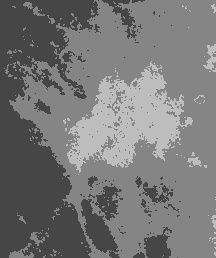
#> input picture temp/EM_cluster_3.jpg, 216 x 258 px, given in place of GT_mask.jpg, which was not available
$ jupyter execute --allow-errors 'managing the data.ipynb'   (text cells are left out)
#> lines starting #> are read from the running program, lines starting #| are printed output that depends on the picture; after the words box and inside, x2 and y2 are one past the last pixel; in counts of white or black regions, pixels touching at a corner belong together; long printed decimals are rounded; pictures that were not available may be replaced by others from this repository, and a replacement may not be noted
### Traitement_image/Restore_image.py
from PIL import Image, ImageOps
from matplotlib import cm
import numpy as np


def restore_mask(mask_path_gt_path, result_segmentation_path, shape_roi, center_roi):

    # Opening the primary image (used in background)
    image = Image.open(mask_path_gt_path)
    width, height = image.size
    myarray = np.zeros((height, width))
    img1 = Image.fromarray(np.uint8(cm.gist_earth(myarray) * 255))

    # Opening the secondary image (overlay image)
    img2 = Image.open(result_segmentation_path)
    img2 = ImageOps.grayscale(img2)

    # Pasting img2 image on top of img1
    # starting at coordinates (0, 0)
    y = center_roi[1]
    x = center_roi[0]
    h = shape_roi[0]
    w = shape_roi[1]
    img1.paste(img2, (y - (h // 2), x - (w // 2)), mask=img2)
    return img1

### managing the data.ipynb
[cell 1]
import cv2
import pandas as pd
from skimage import filters
from skimage.measure import regionprops
from skimage.color import label2rgb
import matplotlib.pyplot as plt
import matplotlib.image as mpimg
import os

[cell 2]
parent_dir = r"C:\Users\Asus\Desktop\PCD\Raw DATASET"
new_dir=r"C:\Users\Asus\Desktop\PCD\Organized dataset\preprocessed_dataset"
mode = 0o666

#> (a cell that did not finish here is left out)

#> (a cell that did not finish here is left out)

#> (a cell that did not finish here is left out)

#> (a cell that did not finish here is left out)

#> (a cell that did not finish here is left out)

#> (a cell that did not finish here is left out)

#> (a cell that did not finish here is left out)

[cell 10]
from Traitement_image.Preprocessing_mammogram_raw import full_preprocessing

#> (the rest of this cell did not finish here and is left out)

[cell 11]
import winsound
frequency = 2500  # Set Frequency To 2500 Hertz
duration = 1000  # Set Duration To 1000 ms == 1 second
winsound.Beep(frequency, duration) # so bad it hertz my ears

#> (a cell that did not finish here is left out)

[cell 13]
image = mpimg.imread(r'C:\Users\Asus\Desktop\PCD\Organized dataset\images\P_00001\left_CC_1\GT_mask.jpg')
#> image is the input picture: shape (258, 216); min 61, max 197, mean 119.2
threshold_value = filters.threshold_otsu(image)
#> threshold_value = 78
labeled_foreground = (image > threshold_value).astype(int)
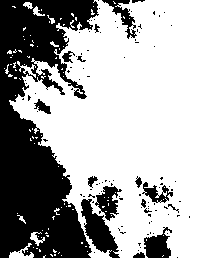
#> labeled_foreground: shape (258, 216) int64; values 0 (black) and 1 (white), 66.9% white; 109 black regions (93 under 20 px)
properties = regionprops(labeled_foreground, image)
#> properties = 1 regions; box (x1, y1, x2, y2) and area: (4, 0, 216, 258) 37307
center_of_mass = properties[0].centroid
#> center_of_mass = (121.8, 135.7)
weighted_center_of_mass = properties[0].weighted_centroid
#> weighted_center_of_mass = (121.7, 135.4)

print(center_of_mass)
#| (121.845, 135.654)


colorized = label2rgb(labeled_foreground, image, colors=['black', 'red'], alpha=0.1)
fig, ax = plt.subplots()
ax.imshow(colorized)
# Note the inverted coordinates because plt uses (x, y) while NumPy uses (row, column)
ax.scatter(center_of_mass[1], center_of_mass[0], s=160, c='C0', marker='+')
plt.show()
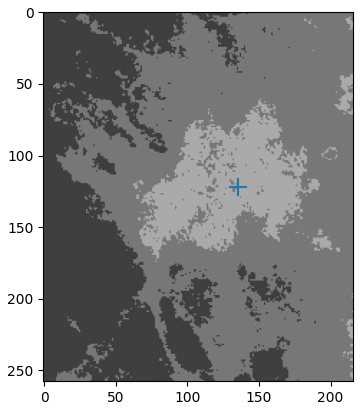
#> figure drawn by matplotlib, 1 panel

[cell 14]
from Traitement_image.Restore_image import restore_mask
mask_path_gr = r"C:\Users\Asus\Desktop\PCD\Organized dataset\curated\P_00001\LEFT_CC\abnormality_0\GT_mask.jpg"
res = r"C:\Users\Asus\PycharmProjects\pythonProject1\temp\FCM_cluster_2_sample_0_inv.jpg"
im = restore_mask(mask_path_gr,res,(515, 431),(2640, 444))
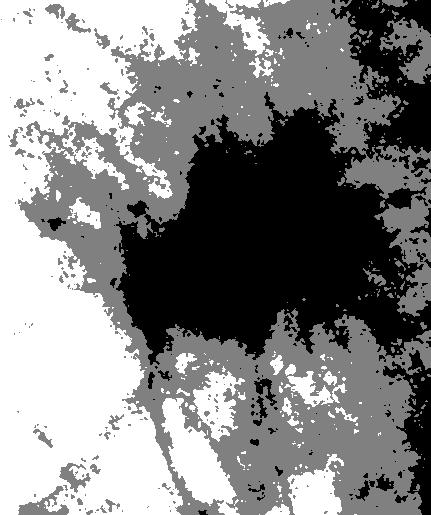
#> input picture temp/FCM_cluster_3_sample_0.jpg, 431 x 515 px, given in place of GT_mask.jpg, which was not available
#> in restore_mask, image is the input picture: PIL image 431x515 RGB; min 0, max 255, mean 132.8
#> in restore_mask, `img1 = Image.fromarray(np.uint8(cm.gist_earth(myarray) * 255))`: myarray: shape (515, 431) float64; every value is 0
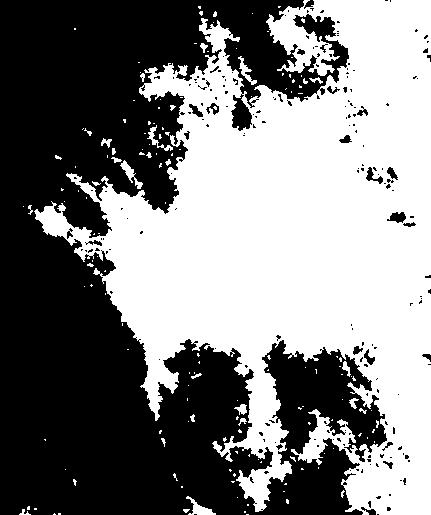
#> input picture temp/FCM_cluster_2_sample_0_inv.jpg, 431 x 515 px, found by its file name
#> in restore_mask, img2 is the input picture: PIL image 431x515 RGB; min 0, max 255, mean 126.1
